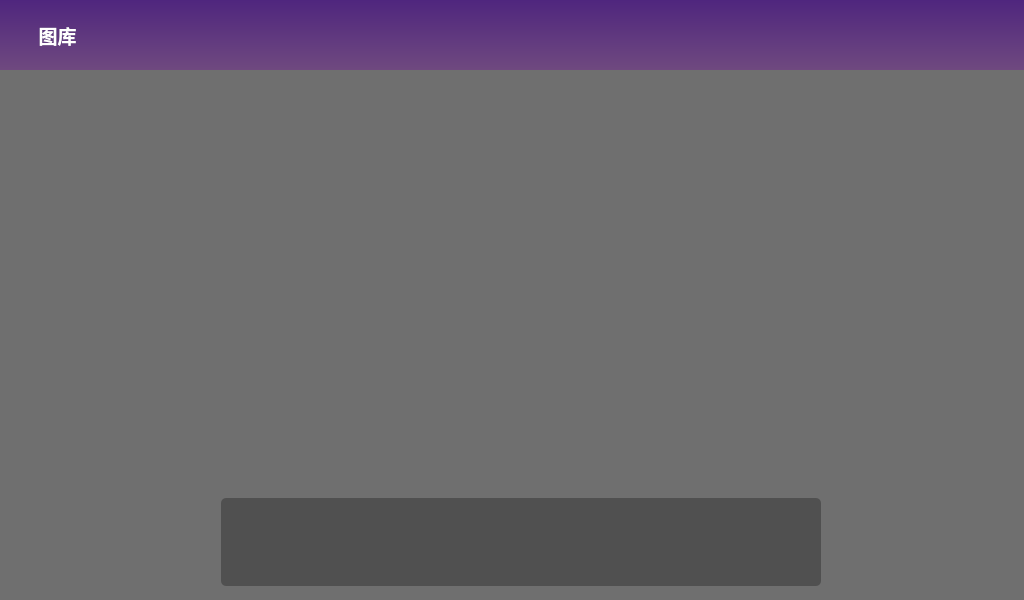
<?xml version="1.0" encoding="UTF-8"?>
<ui version="4.0">
 <class>PicturePreview</class>
 <widget class="QWidget" name="PicturePreview">
  <property name="geometry">
   <rect>
    <x>0</x>
    <y>0</y>
    <width>1024</width>
    <height>600</height>
   </rect>
  </property>
  <property name="minimumSize">
   <size>
    <width>1024</width>
    <height>600</height>
   </size>
  </property>
  <property name="maximumSize">
   <size>
    <width>1024</width>
    <height>600</height>
   </size>
  </property>
  <property name="windowTitle">
   <string>Form</string>
  </property>
  <widget class="QWidget" name="titleWidget" native="true">
   <property name="geometry">
    <rect>
     <x>0</x>
     <y>0</y>
     <width>1024</width>
     <height>70</height>
    </rect>
   </property>
   <property name="minimumSize">
    <size>
     <width>1024</width>
     <height>70</height>
    </size>
   </property>
   <property name="maximumSize">
    <size>
     <width>1024</width>
     <height>70</height>
    </size>
   </property>
   <property name="styleSheet">
    <string notr="true">background-color: qlineargradient(spread:pad, x1:0, y1:0, x2:0, y2:1, stop:0 rgb(79, 38, 126), stop:1 rgb(111, 73, 127));</string>
   </property>
   <widget class="QToolButton" name="returnButton">
    <property name="geometry">
     <rect>
      <x>10</x>
      <y>10</y>
      <width>100</width>
      <height>50</height>
     </rect>
    </property>
    <property name="minimumSize">
     <size>
      <width>100</width>
      <height>50</height>
     </size>
    </property>
    <property name="maximumSize">
     <size>
      <width>100</width>
      <height>50</height>
     </size>
    </property>
    <property name="font">
     <font>
      <pointsize>14</pointsize>
      <weight>75</weight>
      <bold>true</bold>
     </font>
    </property>
    <property name="focusPolicy">
     <enum>Qt::NoFocus</enum>
    </property>
    <property name="styleSheet">
     <string notr="true">QToolButton{
background-color:rgba(255,255,255,0);
border:0px;
color:white;
padding-right:10px;
padding-left:5px;
}
QToolButton:pressed{
	background-color: rgb(133, 76, 255);
}
QToolButton:hover{
	background-color:  rgb(133, 76, 255);
}
QToolButton:released{
	background-color:rgba(255, 255, 255， 0);
}</string>
    </property>
    <property name="text">
     <string>图库</string>
    </property>
    <property name="icon">
     <iconset resource="../../images.qrc">
      <normaloff>:/images/galleryIcons/returnNormal.png</normaloff>
      <normalon>:/images/galleryIcons/returnPress.png</normalon>:/images/galleryIcons/returnNormal.png</iconset>
    </property>
    <property name="iconSize">
     <size>
      <width>39</width>
      <height>39</height>
     </size>
    </property>
    <property name="toolButtonStyle">
     <enum>Qt::ToolButtonTextBesideIcon</enum>
    </property>
   </widget>
   <widget class="QLabel" name="titleLabel">
    <property name="geometry">
     <rect>
      <x>0</x>
      <y>0</y>
      <width>1024</width>
      <height>70</height>
     </rect>
    </property>
    <property name="minimumSize">
     <size>
      <width>1024</width>
      <height>70</height>
     </size>
    </property>
    <property name="maximumSize">
     <size>
      <width>1024</width>
      <height>70</height>
     </size>
    </property>
    <property name="font">
     <font>
      <pointsize>21</pointsize>
      <weight>75</weight>
      <bold>true</bold>
     </font>
    </property>
    <property name="styleSheet">
     <string notr="true">color:white;</string>
    </property>
    <property name="text">
     <string/>
    </property>
    <property name="alignment">
     <set>Qt::AlignCenter</set>
    </property>
   </widget>
   <zorder>titleLabel</zorder>
   <zorder>returnButton</zorder>
  </widget>
  <widget class="QWidget" name="widget" native="true">
   <property name="geometry">
    <rect>
     <x>0</x>
     <y>70</y>
     <width>1024</width>
     <height>530</height>
    </rect>
   </property>
   <property name="minimumSize">
    <size>
     <width>1024</width>
     <height>530</height>
    </size>
   </property>
   <property name="maximumSize">
    <size>
     <width>1024</width>
     <height>530</height>
    </size>
   </property>
   <property name="styleSheet">
    <string notr="true">background-color:rgb(58, 58, 58,180);</string>
   </property>
  </widget>
  <widget class="QWidget" name="widget_2" native="true">
   <property name="geometry">
    <rect>
     <x>221</x>
     <y>498</y>
     <width>600</width>
     <height>88</height>
    </rect>
   </property>
   <property name="sizePolicy">
    <sizepolicy hsizetype="Fixed" vsizetype="Fixed">
     <horstretch>0</horstretch>
     <verstretch>0</verstretch>
    </sizepolicy>
   </property>
   <property name="minimumSize">
    <size>
     <width>600</width>
     <height>80</height>
    </size>
   </property>
   <property name="focusPolicy">
    <enum>Qt::NoFocus</enum>
   </property>
   <property name="styleSheet">
    <string notr="true">border-radius:5px;
background-color:rgb(58, 58,58,150);</string>
   </property>
   <layout class="QGridLayout" name="gridLayout">
    <item row="0" column="0">
     <widget class="QPushButton" name="prePicButton">
      <property name="minimumSize">
       <size>
        <width>70</width>
        <height>70</height>
       </size>
      </property>
      <property name="maximumSize">
       <size>
        <width>70</width>
        <height>70</height>
       </size>
      </property>
      <property name="focusPolicy">
       <enum>Qt::NoFocus</enum>
      </property>
      <property name="styleSheet">
       <string notr="true">QPushButton{
background-color:rgb(255,255,255,0);
	border-image: url(:/images/galleryIcons/preArrowNormal.png);
}
QPushButton:pressed{
border-image: url(:/images/galleryIcons/preArrowPressed.png);
background-color:rgb(255,255,255,0);
}</string>
      </property>
      <property name="text">
       <string/>
      </property>
     </widget>
    </item>
    <item row="0" column="1">
     <widget class="QPushButton" name="largerButton">
      <property name="minimumSize">
       <size>
        <width>70</width>
        <height>70</height>
       </size>
      </property>
      <property name="maximumSize">
       <size>
        <width>70</width>
        <height>70</height>
       </size>
      </property>
      <property name="focusPolicy">
       <enum>Qt::NoFocus</enum>
      </property>
      <property name="styleSheet">
       <string notr="true">QPushButton{
background-color:rgb(255,255,255,0);
	border-image: url(:/images/galleryIcons/zoominNormal.png)
}
QPushButton:pressed{
border-image: url(:/images/galleryIcons/zoominpressed.png);
background-color:rgb(255,255,255,0);
}</string>
      </property>
      <property name="text">
       <string/>
      </property>
     </widget>
    </item>
    <item row="0" column="2">
     <widget class="QPushButton" name="smallerButton">
      <property name="minimumSize">
       <size>
        <width>70</width>
        <height>70</height>
       </size>
      </property>
      <property name="maximumSize">
       <size>
        <width>70</width>
        <height>70</height>
       </size>
      </property>
      <property name="focusPolicy">
       <enum>Qt::NoFocus</enum>
      </property>
      <property name="styleSheet">
       <string notr="true">QPushButton{
background-color:rgb(255,255,255,0);
	border-image: url(:/images/galleryIcons/zoomoutNormal.png);
}
QPushButton:pressed{
border-image: url(:/images/galleryIcons/zoomoutPressed.png);
background-color:rgb(255,255,255,0);
}</string>
      </property>
      <property name="text">
       <string/>
      </property>
     </widget>
    </item>
    <item row="0" column="3">
     <widget class="QPushButton" name="nextPicButton">
      <property name="minimumSize">
       <size>
        <width>70</width>
        <height>70</height>
       </size>
      </property>
      <property name="maximumSize">
       <size>
        <width>70</width>
        <height>70</height>
       </size>
      </property>
      <property name="focusPolicy">
       <enum>Qt::NoFocus</enum>
      </property>
      <property name="styleSheet">
       <string notr="true">QPushButton{
background-color:rgb(255,255,255,0);
	border-image: url(:/images/galleryIcons/nextArrowNormal.png)
}
QPushButton:pressed{
border-image: url(:/images/galleryIcons/nextArrowPressed.png);
background-color:rgb(255,255,255,0);
}</string>
      </property>
      <property name="text">
       <string/>
      </property>
     </widget>
    </item>
   </layout>
  </widget>
  <zorder>widget</zorder>
  <zorder>titleWidget</zorder>
  <zorder>widget_2</zorder>
 </widget>
 <resources>
  <include location="../../images.qrc"/>
 </resources>
 <connections/>
</ui>
